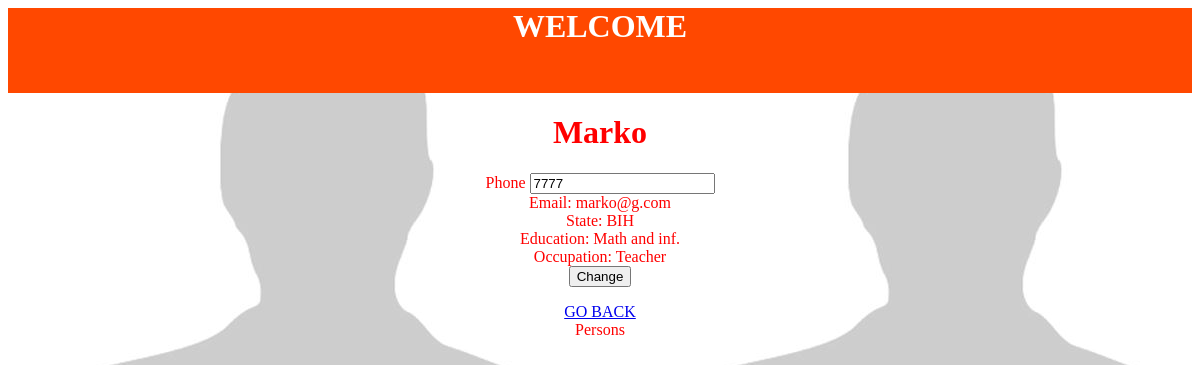
Screenshot of /index.php?op=show&id=163 (signed in) with the database file from the repository.
### tables this page shows
CREATE TABLE `persons` (
  `id` int(11) NOT NULL AUTO_INCREMENT,
  `name` varchar(45) NOT NULL,
  `phone` varchar(45) NOT NULL,
  `email` varchar(45) DEFAULT NULL,
  PRIMARY KEY (`id`)
);

CREATE TABLE `states` (
  `id` int(11) NOT NULL AUTO_INCREMENT,
  `state_name` varchar(45) NOT NULL,
  PRIMARY KEY (`id`)
);

CREATE TABLE `education` (
  `id` int(11) NOT NULL AUTO_INCREMENT,
  `education` varchar(45) NOT NULL,
  PRIMARY KEY (`id`)
);

CREATE TABLE `occupation` (
  `id` int(11) NOT NULL AUTO_INCREMENT,
  `occupation` varchar(45) DEFAULT NULL,
  PRIMARY KEY (`id`)
);

### model/PersonsModel.php (called while the page is built, shortened)
<?php
class PersonsModel {
    public function selectById($id) {
        $dbId = mysqli_real_escape_string(mysqli_connect("localhost", "root", " ","contactsnew"),$id);
         $q= "SELECT * FROM persons
         JOIN states ON persons.id=states.id
         JOIN education ON states.id=education.id
         JOIN occupation ON education.id=occupation.id
		 WHERE persons.id=$dbId";
       $dbres=mysqli_query(mysqli_connect("localhost", "root", " ","contactsnew"),$q);
         $ob=mysqli_fetch_object($dbres);
         return $ob;
       }
}
?>

### view/person.php (the view, shortened to what this page needs)
<!DOCTYPE html>
<html>
    <head>
    </head>
    <body>
        <h1><?php print $person->name; ?></h1>
<form  method="POST" action="">
            <label for="phone">Phone</label>
<input type="text" name="phone" id="phone" value="<?php echo htmlentities($person->phone);?>">
        <br>
            <span class="label">Email:</span>
            <?php print $person->email; ?>
<br>
            <span class="label">State:</span>
            <?php print $person->state_name; ?>
	<br>
            <span class="label">Education:</span>
            <?php print $person->education; ?>
        <br>
            <span class="label">Occupation:</span>
            <?php print $person->occupation; ?>
        <br>
<input type="submit" name="updatePhone" value="Change">
</form>
    </body>
<a href='javascript:self.history.back();'>GO BACK</a>
</html>

### view/person.php (style rules this page uses)
body { background-color: lightblue; color:red; text-align:center; background-image: url("images/p1.jpg"); }

### rows the page displays
persons: name "Marko", phone "7777", email "marko@g.com", states.state_name "BIH", education.education "Math and inf.", occupation.occupation "Teacher"
